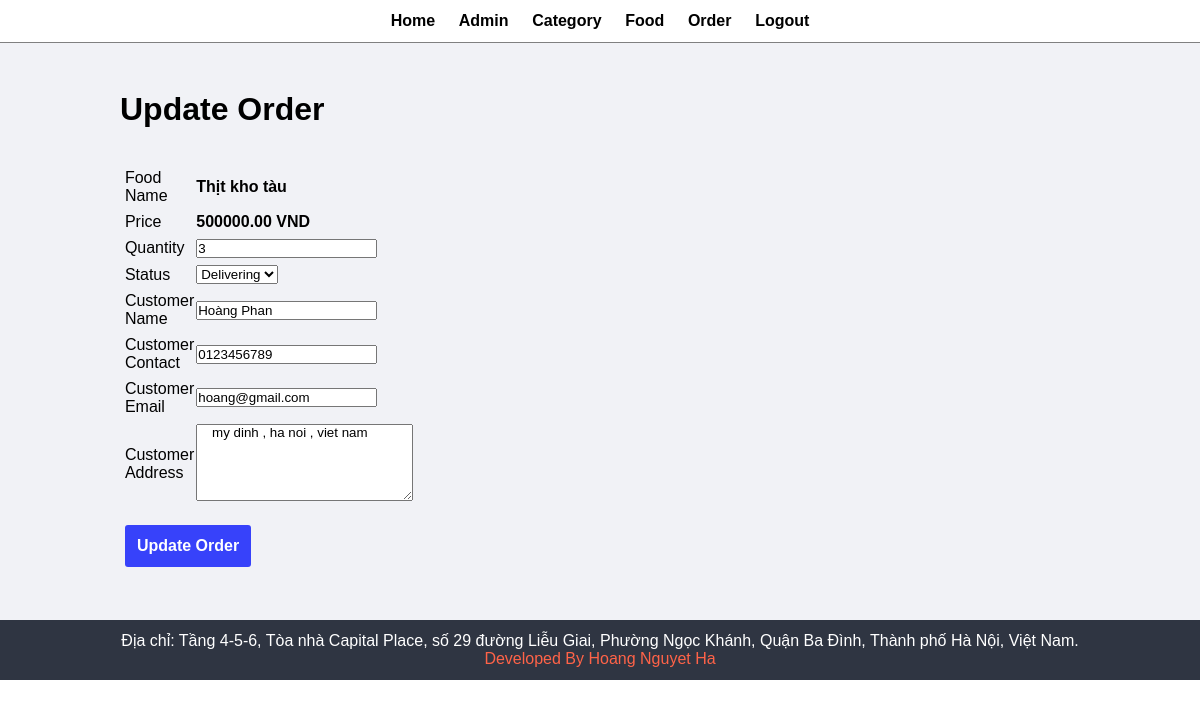
The page /admin/update_order.php?id=2 (signed in) on the database its author committed.
### tables this page shows
CREATE TABLE `tbl_order` (
  `id` int(10) UNSIGNED NOT NULL,
  `food` varchar(50) NOT NULL,
  `price` decimal(10,2) NOT NULL,
  `qty` int(50) NOT NULL,
  `total` decimal(10,2) NOT NULL,
  `order_date` datetime NOT NULL,
  `status` varchar(50) NOT NULL,
  `customer_name` varchar(50) NOT NULL,
  `customer_contact` varchar(50) NOT NULL,
  `customer_email` varchar(50) NOT NULL,
  `customer_address` varchar(50) NOT NULL
);

### admin/update_order.php (the view, shortened to what this page needs)
<?php include("detail/menu.php"); ?>
<div class="main-content">
    <div class="wrapper">
        <h1>Update Order</h1>
        <br><br>
        <?php
            if(isset($_GET['id'])) {
                $id = $_GET['id'];
                $sql = "SELECT * FROM tbl_order WHERE id = $id";
                $res = mysqli_query($conn , $sql);
                $count = mysqli_num_rows($res);
                if ($count == 1) {
                    $row = mysqli_fetch_assoc($res);
                    $food = $row['food'];
                    $price = $row['price'];
                    $qty = $row['qty'];
                    $status = $row['status'];
                    $customer_name = $row['customer_name'];
                    $customer_contact = $row['customer_contact'];
                    $customer_email = $row['customer_email'];
                    $customer_address = $row['customer_address'];
                }else{
                    header('location: '.SITEURL.'admin/manage_order.php');
                }
            }else{
                header('location: '.SITEURL.'admin/manage_order.php');
            }
        ?>
        <form action="" method="post" enctype="multipart/form-data">
            <table class="tbl-30">
                <tr>
                    <td>Food Name</td>
                    <td>
                        <b> <?php echo $food;?> </b>
                     </td>
                </tr>
                <tr>
                    <td>Price</td>
                    <td>
                        <b> <?php echo $price;?> VND </b>
                    </td>
                </tr>
                <tr>
                    <td>Quantity</td>
                    <td>
                        <input type="number" name="qty" value="<?php echo $qty;?>">
                    </td>
                </tr>
                <tr>
                    <td>Status</td>
                    <td>
                        <select name="status" >
                            <option <?php if($status == 'Delivering'){echo 'Selected';}?> value="Delivering">Delivering</option>
                        </select>
                    </td>
                </tr>
                <tr>
                    <td>Customer Name</td>
                    <td>
                        <input type="text" name="customer_name" value="<?php echo $customer_name;?>">
                    </td>
                </tr>
                <tr>
                    <td>Customer Contact</td>
                    <td>
                        <input type="text" name="customer_contact" value="<?php echo $customer_contact;?>">
                    </td>
                </tr>
                <tr>
                    <td>Customer Email</td>
                    <td>
                        <input type="text" name="customer_email" value="<?php echo $customer_email;?>">
                    </td>
                </tr>
                <tr>
                    <td>Customer Address</td>
                    <td>
                        <textarea name="customer_address" id="" cols="25" rows="5"> <?php echo $customer_address;?> </textarea>
                    </td>
                </tr>
                <tr>
                    <td colspan="2">
                        <input type="submit" name="submit" value="Update Order" class="btn-primary" style="padding: 12px; margin-top: 12px;">
                    </td>
                </tr>
            </table>
        </form>
    </div>
</div>
<?php include("detail/footer.php"); ?>

### css/admin.css (style rules this page uses)
* { margin: 0; padding: 0; font-family: Arial, Helvetica, sans-serif; }
.wrapper { padding: 1%; width: 80%; margin: 0 auto; }
.tbl-30 { width: 30%; }
table tr td { padding: 1% ; }
.btn-primary { background-color: #3742fa ; padding: 1%; font-size: 16px; font-weight: 600; color: white; text-decoration: none; font-weight: 600; border: none; border-radius: 3px; cursor: pointer; }
.main-content { background-color:#f1f2f6; padding: 3% 0; }

### rows shown on the page
tbl_order: food "Thịt kho tàu", price "500000.00", qty "3", customer_name "Hoàng Phan", customer_contact "0123456789", customer_email "hoang@gmail.com", customer_address "my dinh , ha noi , viet nam"
